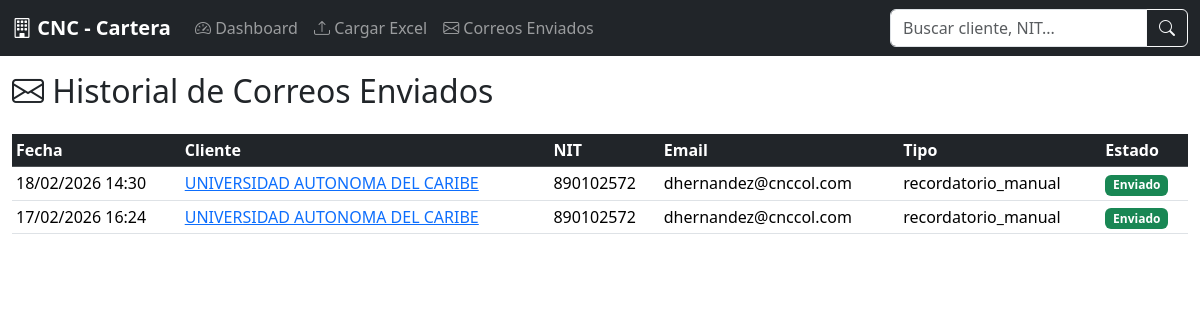
The page /emails on the database its author committed.
### models.py (models this page shows, shortened)
class EmailLog(db.Model):
    __tablename__ = 'email_log'
    id = db.Column(db.Integer, primary_key=True)
    client_id = db.Column(db.Integer, db.ForeignKey('clients.id'), nullable=False)
    fecha_envio = db.Column(db.DateTime, default=datetime.utcnow)
    tipo = db.Column(db.String(50), default='recordatorio')
    estado_envio = db.Column(db.String(20), default='enviado')
    detalle = db.Column(db.Text, nullable=True)

class Client(db.Model):
    __tablename__ = 'clients'
    id = db.Column(db.Integer, primary_key=True)
    nit = db.Column(db.String(50), index=True)
    dig_ver = db.Column(db.Integer)
    cobrador = db.Column(db.String(100))
    centro_costo = db.Column(db.String(100))
    subcentro_costo = db.Column(db.String(100))
    tercero = db.Column(db.String(50))
    sucursal = db.Column(db.Integer, default=0)
    nombre = db.Column(db.String(200), index=True)
    cuenta = db.Column(db.String(100))
    cta = db.Column(db.String(20))
    descripcion = db.Column(db.String(300))
    saldo = db.Column(db.Float, default=0)
    valor_vencido = db.Column(db.Float, default=0)
    telefono_1 = db.Column(db.String(30))
    telefono_2 = db.Column(db.String(30))
    ciudad = db.Column(db.String(100))
    comprobante = db.Column(db.String(50))
    fecha_factura = db.Column(db.Date)
    fecha_vencimiento = db.Column(db.Date)
    rango_360 = db.Column(db.Float, default=0)
    rango_359_91 = db.Column(db.Float, default=0)
    rango_90_60 = db.Column(db.Float, default=0)
    rango_59_30 = db.Column(db.Float, default=0)
    rango_29 = db.Column(db.Float, default=0)
    total = db.Column(db.Float, default=0)
    estado = db.Column(db.String(20), default='No Vencido')
    email = db.Column(db.String(200))
    pagado = db.Column(db.Boolean, default=False)
    fecha_pago = db.Column(db.Date, nullable=True)
    archivo_origen = db.Column(db.String(200))
    created_at = db.Column(db.DateTime, default=datetime.utcnow)
    updated_at = db.Column(db.DateTime, default=datetime.utcnow, onupdate=datetime.utcnow)
    email_logs = db.relationship('EmailLog', backref='client', lazy=True)

### app.py (the view)
@app.route('/emails')
def email_log():
    logs = EmailLog.query.order_by(EmailLog.fecha_envio.desc()).limit(200).all()
    return render_template('email_log.html', logs=logs)

### templates/email_log.html (shortened to what this page needs)
{% extends "base.html" %}
{% block content %}
<h2 class="mb-4"><i class="bi bi-envelope"></i> Historial de Correos Enviados</h2>
{% if logs %}
<div class="table-responsive">
    <table class="table table-hover table-sm">
        <thead class="table-dark">
            <tr>
                <th>Fecha</th>
                <th>Cliente</th>
                <th>NIT</th>
                <th>Email</th>
                <th>Tipo</th>
                <th>Estado</th>
            </tr>
        </thead>
        <tbody>
            {% for log in logs %}
            <tr>
                <td>{{ log.fecha_envio.strftime('%d/%m/%Y %H:%M') }}</td>
                <td>
                    <a href="{{ url_for('client_detail', client_id=log.client_id) }}">
                        {{ log.client.nombre }}
                    </a>
                </td>
                <td>{{ log.client.nit }}</td>
                <td>{{ log.client.email }}</td>
                <td>{{ log.tipo }}</td>
                <td>
                    {% if log.estado_envio == 'enviado' %}
                        <span class="badge bg-success">Enviado</span>
                    {% else %}
                        <span class="badge bg-danger">Error</span>
                    {% endif %}
                </td>
            </tr>
            {% endfor %}
        </tbody>
    </table>
</div>
{% else %}
<div class="text-center py-5">
    <i class="bi bi-envelope" style="font-size: 3rem;"></i>
    <p class="mt-2 text-muted">No se han enviado correos todavia.</p>
</div>
{% endif %}
{% endblock %}

### templates/base.html (shortened to what this page needs)
<!DOCTYPE html>
<html lang="es">
<head>
    <link href="https://cdn.jsdelivr.net/npm/bootstrap@5.3.2/dist/css/bootstrap.min.css" rel="stylesheet">
    <link href="https://cdn.jsdelivr.net/npm/bootstrap-icons@1.11.1/font/bootstrap-icons.css" rel="stylesheet">
    <link href="{{ url_for('static', filename='css/style.css') }}" rel="stylesheet">
</head>
<body>
    <nav class="navbar navbar-expand-lg navbar-dark bg-dark">
        <div class="container-fluid">
            <a class="navbar-brand" href="{{ url_for('dashboard') }}">
                <i class="bi bi-building"></i> CNC - Cartera
            </a>
            <div class="collapse navbar-collapse" id="navbarNav">
                <ul class="navbar-nav me-auto">
                    <li class="nav-item">
                        <a class="nav-link" href="{{ url_for('dashboard') }}">
                            <i class="bi bi-speedometer2"></i> Dashboard
                        </a>
                    </li>
                    <li class="nav-item">
                        <a class="nav-link" href="{{ url_for('upload') }}">
                            <i class="bi bi-upload"></i> Cargar Excel
                        </a>
                    </li>
                    <li class="nav-item">
                        <a class="nav-link" href="{{ url_for('email_log') }}">
                            <i class="bi bi-envelope"></i> Correos Enviados
                        </a>
                    </li>
                </ul>
                <form class="d-flex" action="{{ url_for('dashboard') }}" method="GET">
                    <div class="input-group">
                        <input type="text" class="form-control" name="buscar" id="searchInput"
                               placeholder="Buscar cliente, NIT..." value="{{ request.args.get('buscar', '') }}">
                        <button class="btn btn-outline-light" type="submit">
                            <i class="bi bi-search"></i>
                        </button>
                    </div>
                </form>
            </div>
        </div>
    </nav>
    <div class="container-fluid mt-3">
        {% block content %}{% endblock %}
    </div>
</body>
</html>

### static/css/style.css (style rules this page uses)
.table th { white-space: nowrap; }
.table td { vertical-align: middle; }
.navbar-brand { font-weight: bold; }
#searchInput { min-width: 250px; }

### rows shown on the page
EmailLog: fecha_envio "18/02/2026 14:30", client.nombre "UNIVERSIDAD AUTONOMA DEL CARIBE", client.nit "890102572", client.email "dhernandez@cnccol.com", tipo "recordatorio_manual", estado_envio "Enviado"
EmailLog: fecha_envio "17/02/2026 16:24", client.nombre "UNIVERSIDAD AUTONOMA DEL CARIBE", client.nit "890102572", client.email "dhernandez@cnccol.com", tipo "recordatorio_manual", estado_envio "Enviado"
